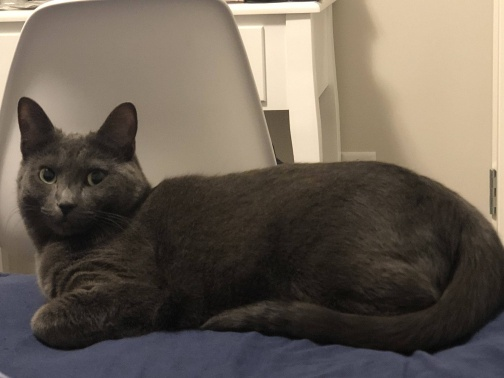
#> input picture Python-ImageProcessing/qq1.jpg, 504 x 378 px; its folder holds 5 pictures in this run
$ python image-processing.py
#> lines starting #> are read from the running program, lines starting #| are printed output that depends on the picture
import cv2
import glob

# [21 lines left out: functions batch_resize, resize, not called in this run]


class image_processing:

    # [27 lines left out: functions resize, darker, brighter, not called in this run]

    def invert():
        for k in range(3):
            for i in range(img.shape[0]):
                for j in range(img.shape[1]):
                    data = 255 - img[i][j][k]
                    if data < 0:
                        data = 0
                    if data > 255:
                        data = 255
                    img[i][j][k] = data


if __name__ == "__main__":

    img = cv2.imread("qq1.jpg", 1)
#> img is the input picture: shape (378, 504, 3); mean B, G, R 85.1, 96.4, 106.6
    image_processing.invert()
#> after the loop in invert, `for k in range(3):`:
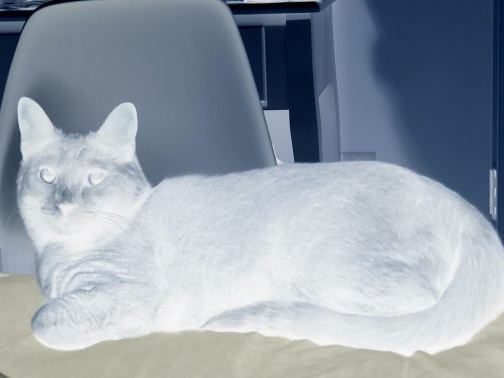
#> img: shape (378, 504, 3); mean B, G, R 169.9, 158.6, 148.4
    cv2.imshow("processed_image", img)
    cv2.waitKey(0)
    cv2.destroyAllWindows()
